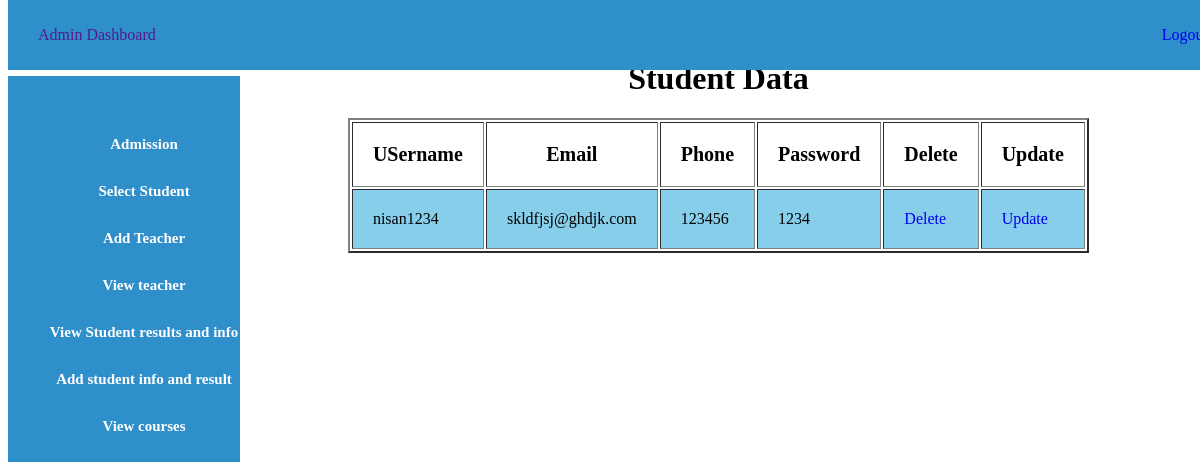
Screenshot of /view_student.php (signed in) with the database file from the repository.
### tables this page shows
CREATE TABLE `user_std` (
  `id` int(11) NOT NULL,
  `username` varchar(50) DEFAULT NULL,
  `phone` int(30) DEFAULT NULL,
  `email` varchar(50) DEFAULT NULL,
  `usertype` varchar(50) DEFAULT NULL,
  `password` varchar(50) DEFAULT NULL,
  `RollNumber` int(11) NOT NULL
);

### view_student.php (the view, shortened to what this page needs)
<?php
$host = "localhost";
$user = "root";
$password = "";
$db = "clg_db";
$data = mysqli_connect($host, $user, $password, $db);
$sql="select * from user_std where usertype='student'";
$result = mysqli_query($data, $sql);
?>
<!DOCTYPE html>
<html lang="en">
<head>
    <link rel="stylesheet" href="admin.css">
</head>
<body>
        <?php
        include 'admin_sidebar.php';
        ?>
        <div class="content">
            <Center>
            <h1>Student Data</h1>
            <table border="2px">
                <tr>
                    <th class="table_th">USername</th>
                    <th class="table_th">Email</th>
                    <th class="table_th">Phone</th>
                    <th class="table_th">Password</th>
                    <th class="table_th">Delete</th>
                    <th class="table_th">Update</th>
                </tr>
                <?php
                while($info=$result->fetch_assoc())
                {
                ?>
                <tr>
                    <td class="table_td">
                       <?php echo "{$info['username']}"; ?>
                    </td>
                    <td class="table_td">
                       <?php echo "{$info['email']}"; ?>
                    </td>
                    <td class="table_td">
                       <?php echo "{$info['phone']}"; ?>
                    </td>
                    <td class="table_td">
                       <?php echo "{$info['password']}"; ?>
                    </td>
                    <td class="table_td">
                       <?php echo " <a onClick=\"javascript:return confirm('Are sure to delete this data?')\" href='delete.php?student_id={$info['id']}'>Delete</a> "; ?>
                    </td>
                    <td class="table_td">
                       <?php echo "<a update href='update_student.php?student_id={$info['id']}'>Update</a>"; ?>
                    </td>
                </tr>
                <?php
                }
                ?>
            </table>
            </Center>
        </div>
</body>
</html>

### admin.css (style rules this page uses)
a,a:hover { text-decoration: none!important; }
.content { margin-left: 20%; margin-top: 5%; }

### view_student.php (style rules this page uses)
.table_th { padding: 20px; font-size: 20px; }
.table_td { padding: 20px; background-color: skyblue; }

### rows the page displays
user_std: username "nisan1234", email "skldfjsj@ghdjk.com", phone "123456", password "1234"
